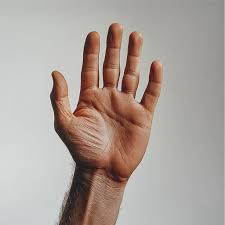
#> input picture Projects/palm.jpg, 225 x 225 px
$ jupyter execute 'palm lines.ipynb'
#> lines starting #> are read from the running program, lines starting #| are printed output that depends on the picture; after the words box and inside, x2 and y2 are one past the last pixel; in counts of white or black regions, pixels touching at a corner belong together
[cell 1]
import cv2
import matplotlib.pyplot as plt
import numpy as np

image = cv2.imread("palm.jpg")
#> image is the input picture: shape (225, 225, 3); mean B, G, R 154.8, 161.3, 172.3
if image is None:
    print("Image not found!")
else:
    plt.figure(figsize=(5, 5))
    plt.imshow(cv2.cvtColor(image, cv2.COLOR_BGR2RGB))
    plt.title("Original Image")
    plt.axis("off")
    plt.show()

    gray = cv2.cvtColor(image, cv2.COLOR_BGR2GRAY)
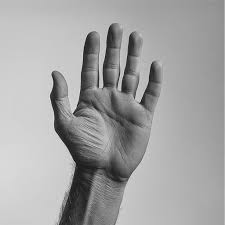
#> gray: shape (225, 225); min 4, max 231, mean 163.9
    plt.figure(figsize=(5, 5))
    plt.imshow(gray, cmap="gray")
    plt.title("Gray Image")
    plt.axis("off")
    plt.show()

    edges = cv2.Canny(gray, 50, 150)
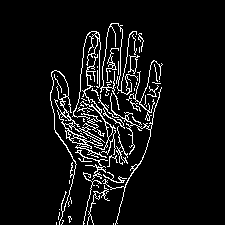
#> edges: shape (225, 225); 7% white in thin lines or dots, all inside (x1, y1, x2, y2) = (50, 23, 163, 225)
    plt.figure(figsize=(5, 5))
    plt.imshow(edges, cmap="gray")
    plt.title("Detected Palm Lines")
    plt.axis("off")
    plt.show()

    colored_lines = np.zeros_like(image)
    colored_lines[edges == 255] = (0, 255, 255)

    plt.figure(figsize=(5, 5))
    plt.imshow(cv2.cvtColor(colored_lines, cv2.COLOR_BGR2RGB))
    plt.title("Colored Palm Lines")
    plt.axis("off")
    plt.show()
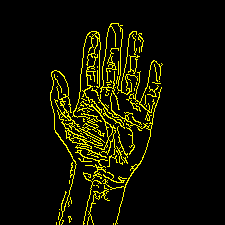
#> shown: shape (225, 225, 3); mean R, G, B 17.7, 17.7, 0

    result = cv2.addWeighted(image, 1.0, colored_lines, 0.8, 0)
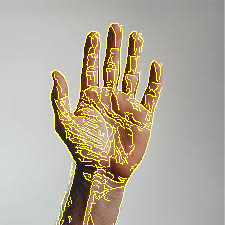
#> result: shape (225, 225, 3); mean B, G, R 154.8, 171.2, 179.4

    plt.figure(figsize=(6, 6))
    plt.imshow(cv2.cvtColor(result, cv2.COLOR_BGR2RGB))
    plt.title("Final Highlighted Palm")
    plt.axis("off")
    plt.show()

$ run again, with Projects/puppy.jpg copied over Projects/palm.jpg
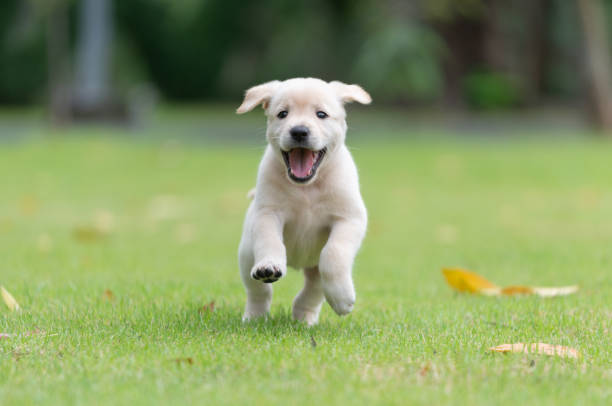
#> input picture Projects/puppy.jpg, 612 x 406 px
#> image is the input picture: shape (406, 612, 3); mean B, G, R 99.8, 152.8, 135.3
#> `edges = cv2.Canny(gray, 50, 150)`:
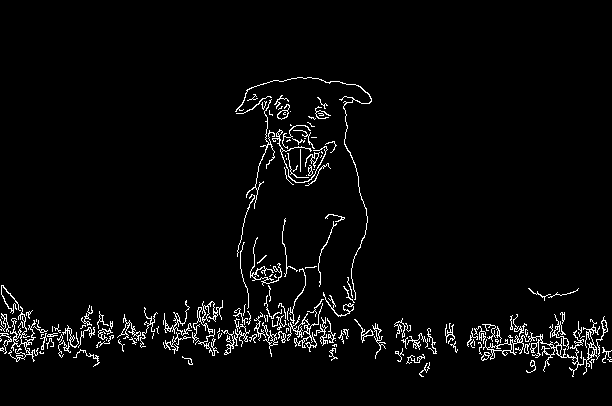
#> edges: shape (406, 612); 3.4% white in thin lines or dots, all inside (x1, y1, x2, y2) = (0, 77, 612, 377)
#> `result = cv2.addWeighted(image, 1.0, colored_lines, 0.8, 0)`:
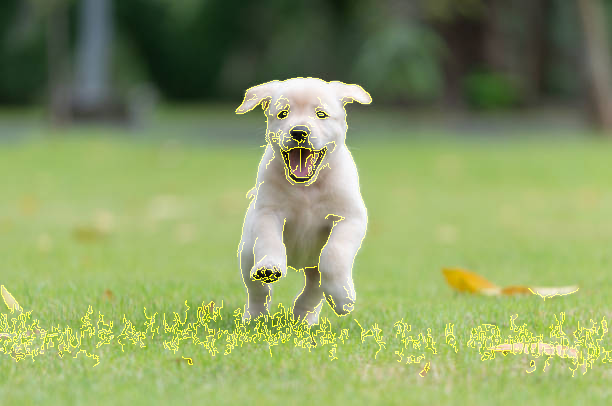
#> result: shape (406, 612, 3); mean B, G, R 99.8, 155.5, 138.6

$ run again, with Projects/lanes.png saved as Projects/palm.jpg
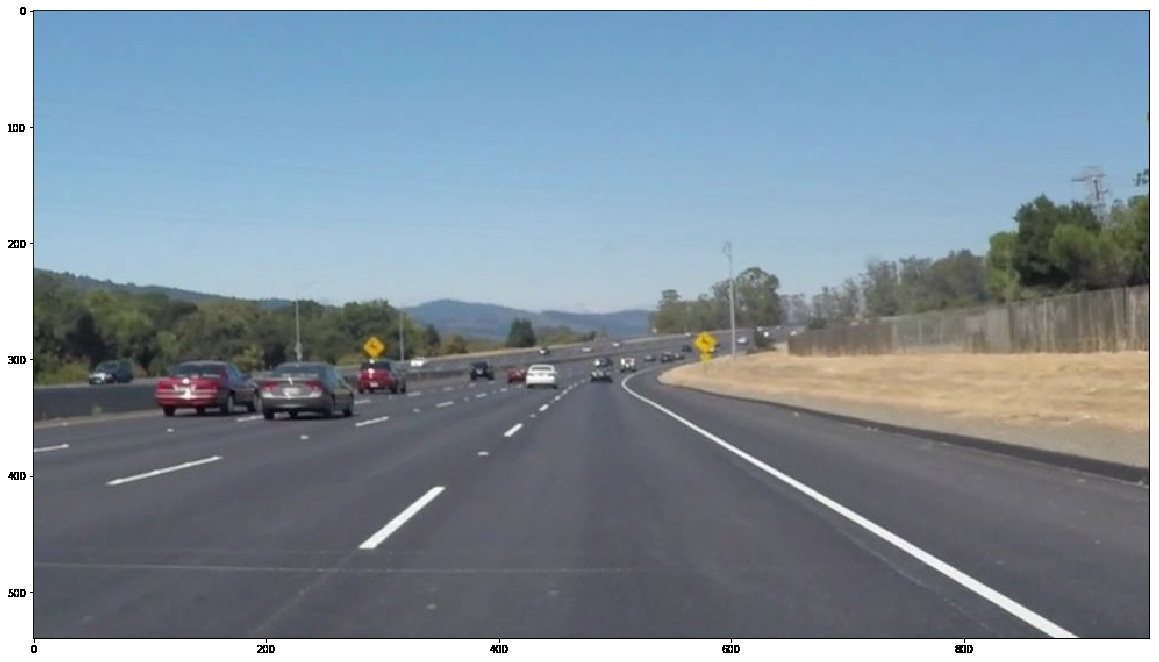
#> input picture Projects/lanes.png, 1159 x 662 px
#> image is the input picture: shape (662, 1159, 3); mean B, G, R 156.1, 143.8, 129.2
#> `edges = cv2.Canny(gray, 50, 150)`:
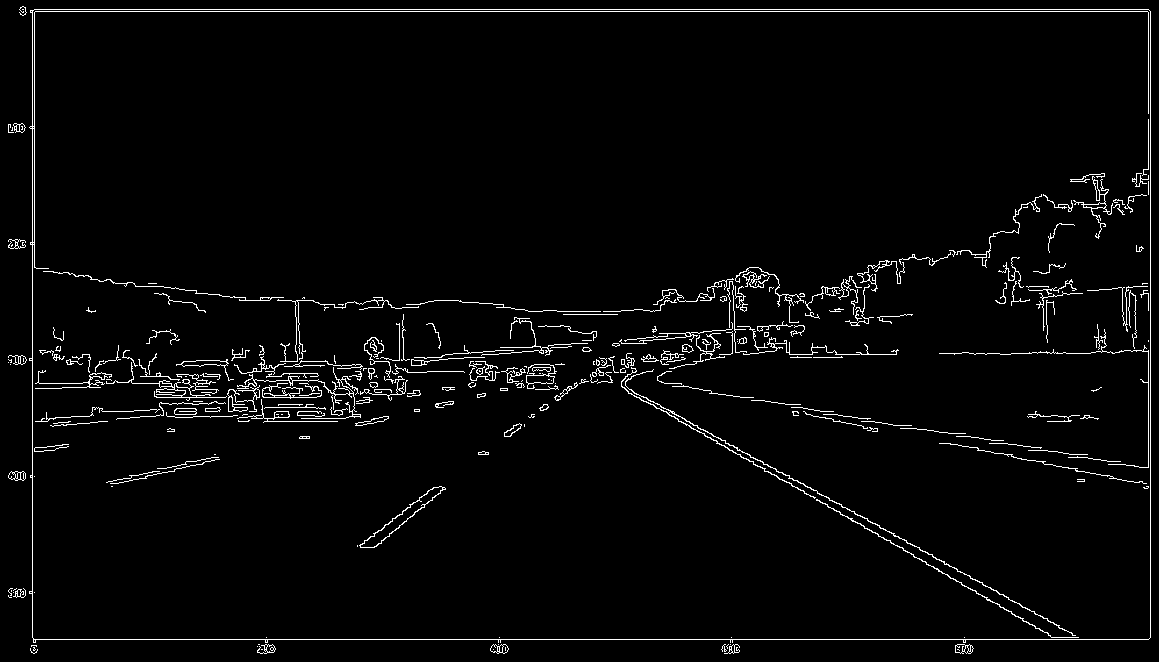
#> edges: shape (662, 1159); 2.9% white in thin lines or dots
#> `result = cv2.addWeighted(image, 1.0, colored_lines, 0.8, 0)`:
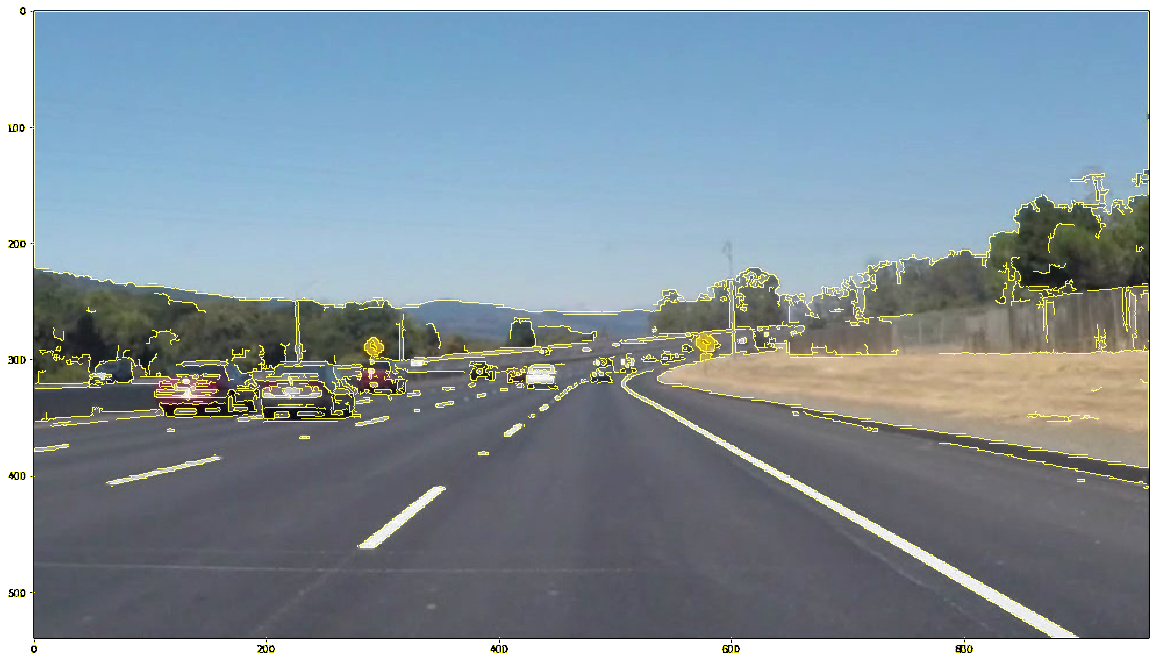
#> result: shape (662, 1159, 3); mean B, G, R 156.1, 146.9, 132.4
